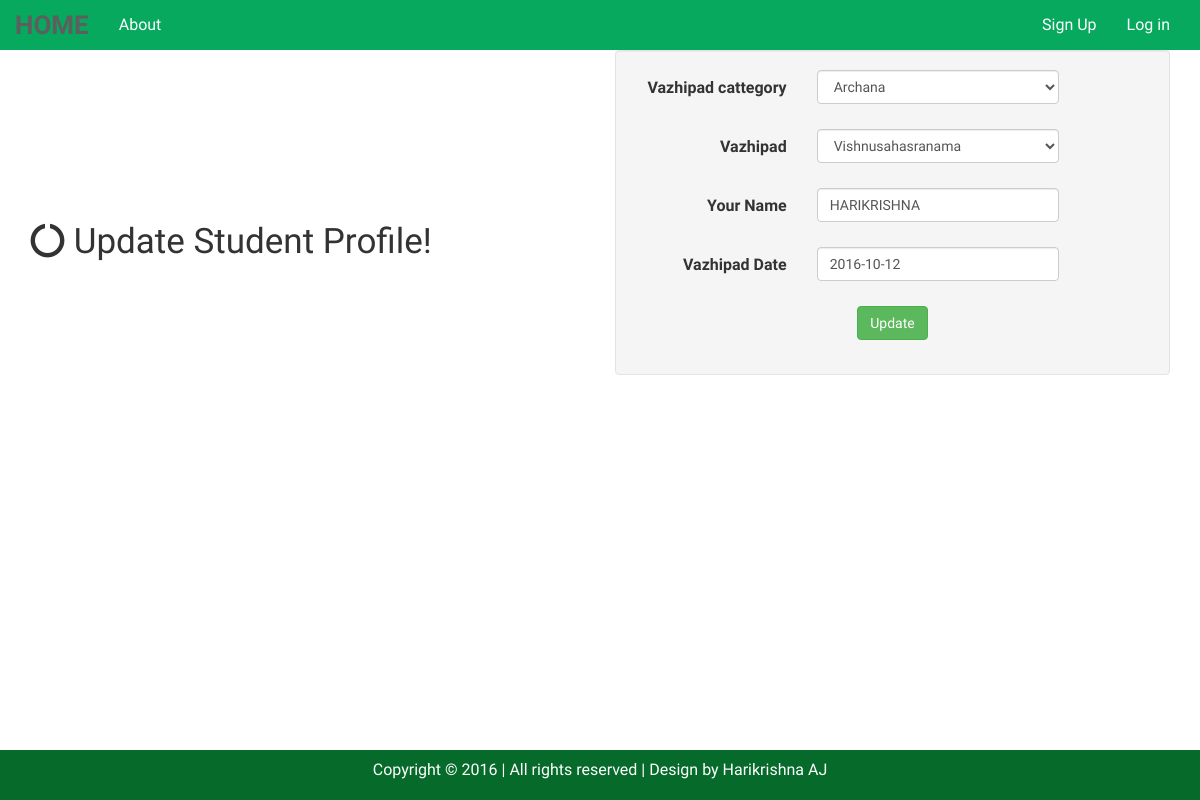
The app's page /register/profile/edit/sreekrishnaswamy/ with its own data.
### registration/models.py (models this page shows)
class Student(models.Model):
    aums_id = models.CharField(_('Prathishtta'),  max_length=32, choices=Prathishtta, blank=False, unique=True,primary_key=True)
    name = models.CharField(_('Vazhipad cattegory'), max_length=32, choices=Vazhipad_cattegory,blank=True, null=True)
    curr_course = models.CharField(_('Vazhipad'), max_length=32,choices= Archana ,blank=True, null=True,
                                  validators=[RegexValidator(regex='^[A-Za-z]*$')])
    branch = models.CharField(_('Your Name'), max_length=32, blank=True, null=True)
    tenth_mark = models.DateField(_('Vazhipad Date'), null=True)
    twelth_mark = models.FloatField( _('Price'), blank=True, null=True)
    Objects = StudentManager()

### registration/views.py (the view)
# urls.py: url(r'^profile/edit/(?P<aums_id>[\w|\W]+)/$', StudentListUpdateView.as_view(), name='student_profile_update'),
class StudentListUpdateView(UpdateView):
    model = Student
    fields = student_fields
    template_name_suffix = '_update_form'
    success_url = '/register/cirstaff/success/'
    def get_object(self, queryset=None):
        obj = Student.Objects.get(aums_id=self.kwargs['aums_id'])
        if obj:
            return obj
        else:
            raise Http404("That doesnt exist.")

### registration/templatetags/register_extras.py (called while the page is built)
@register.filter(name='addcss')
def addcss(field, css):
    return field.as_widget(attrs={"class":css})

### registration/templates/registration/student_update_form.html (shortened to what this page needs)
{% extends "static/base.html" %}
{% load staticfiles %}
{% load register_extras %}
{% block body %}
<div class="overlay" id="register_user">
<div class="container container_top">
    <div class="row">
	<div class="col-md-6">
         <div class="content" style="padding-top: 30%;text-align:left" >
            <p class="lead" style=" padding-bottom: 40px; font-size: 35px; font-weight:350;">
              <i class="fa fa-circle-o-notch fa-spin"></i> Update Student Profile! </p>
          </div>
    </div>
    <div class="col-md-6">
		<form class="form-horizontal well" id="registerForm" method="POST"
	    enctype="multipart/form-data" action="">
	    <fieldset>
	        {% csrf_token %} {% load tz %}
	        {% for field in form.visible_fields %}
	        <div id="div_{{ field.html_name }}"
	            class="form-group{% if field.errors %} has-error{% endif%}">
	            <label class="col-sm-4 control-label" for="{{ field.id_for_label }}">
	                {{ field.label }}
	            </label>
				<div class="col-md-6 cnt-inpt">
					{{ field|addcss:"form-control" }}
	            </div>
			</div>
			{% endfor %}
					<div class="form-group" style="text-align:center">
										 <button type="submit" class="btn btn-success">Update</button>
						 </div>
					 </fieldset>
				</form>
			</div>
		</div>
	</div>
	</div>
	{% endblock body %}

### media/css/style.css (style rules this page uses)
p { margin: 1; }
html, body { font-family: 'Source Sans Pro', sans-serif; font-size: 100%; background-color: #FFF; }
* { margin :0; }
html, body { height: 100%; }

### records on screen
Student: visible_fields "Archana" "Vishnusahasranama" "HARIKRISHNA" "2016-10-12"

### other values on screen
{{ field.label }} "Vazhipad cattegory" "Vazhipad" "Your Name" "Vazhipad Date"
